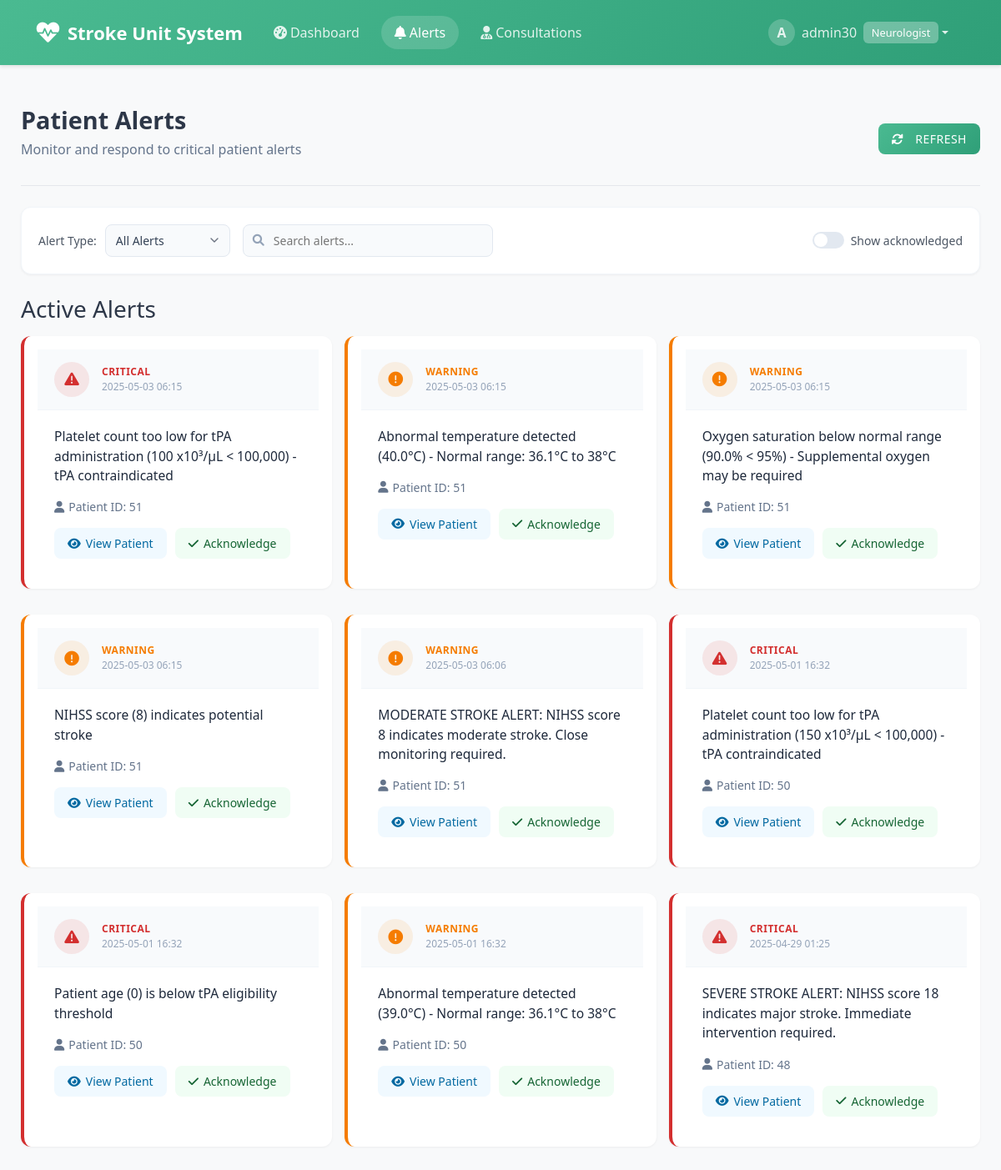
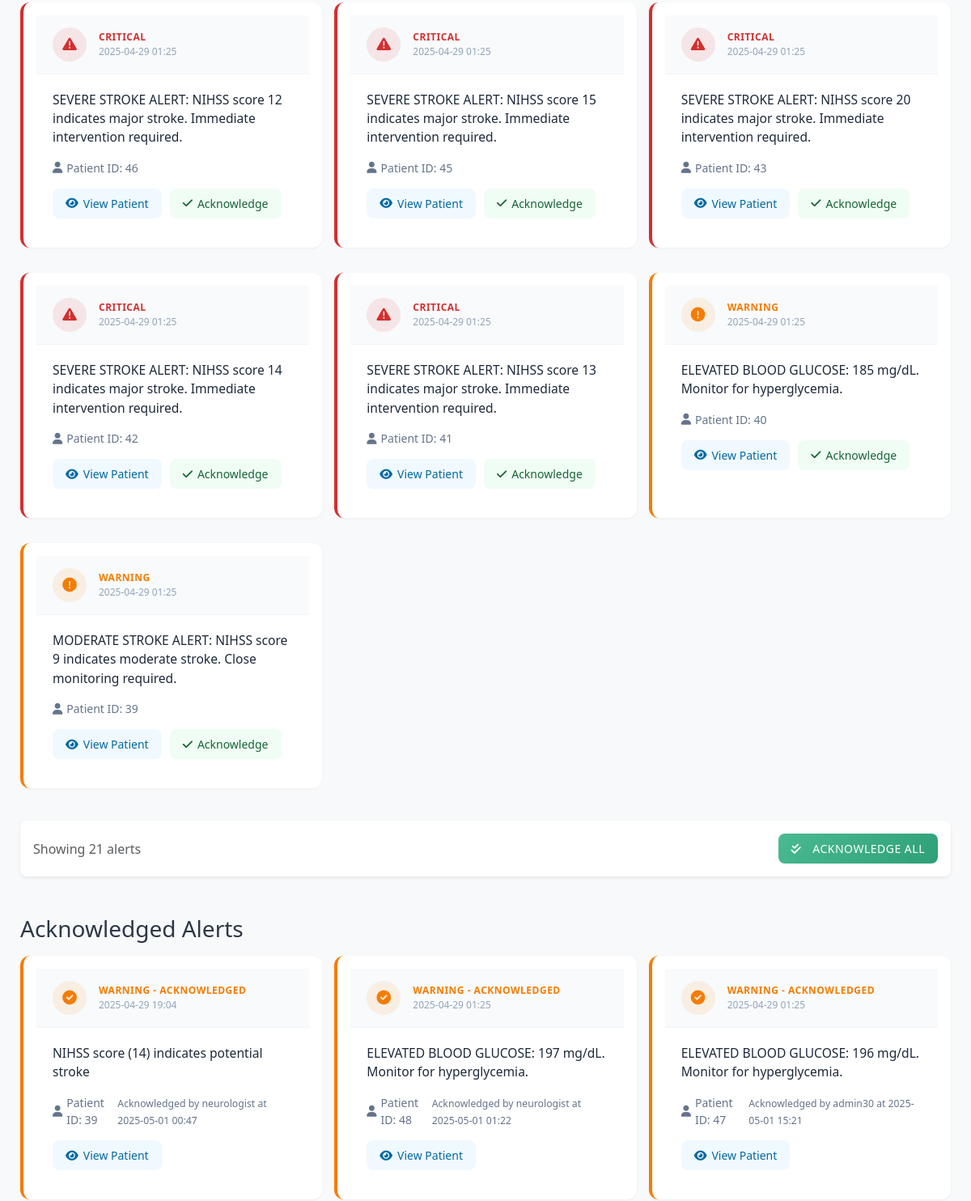
Page /alerts/ (signed in, upper part) on the earlier database version (2 pictures, top to bottom).
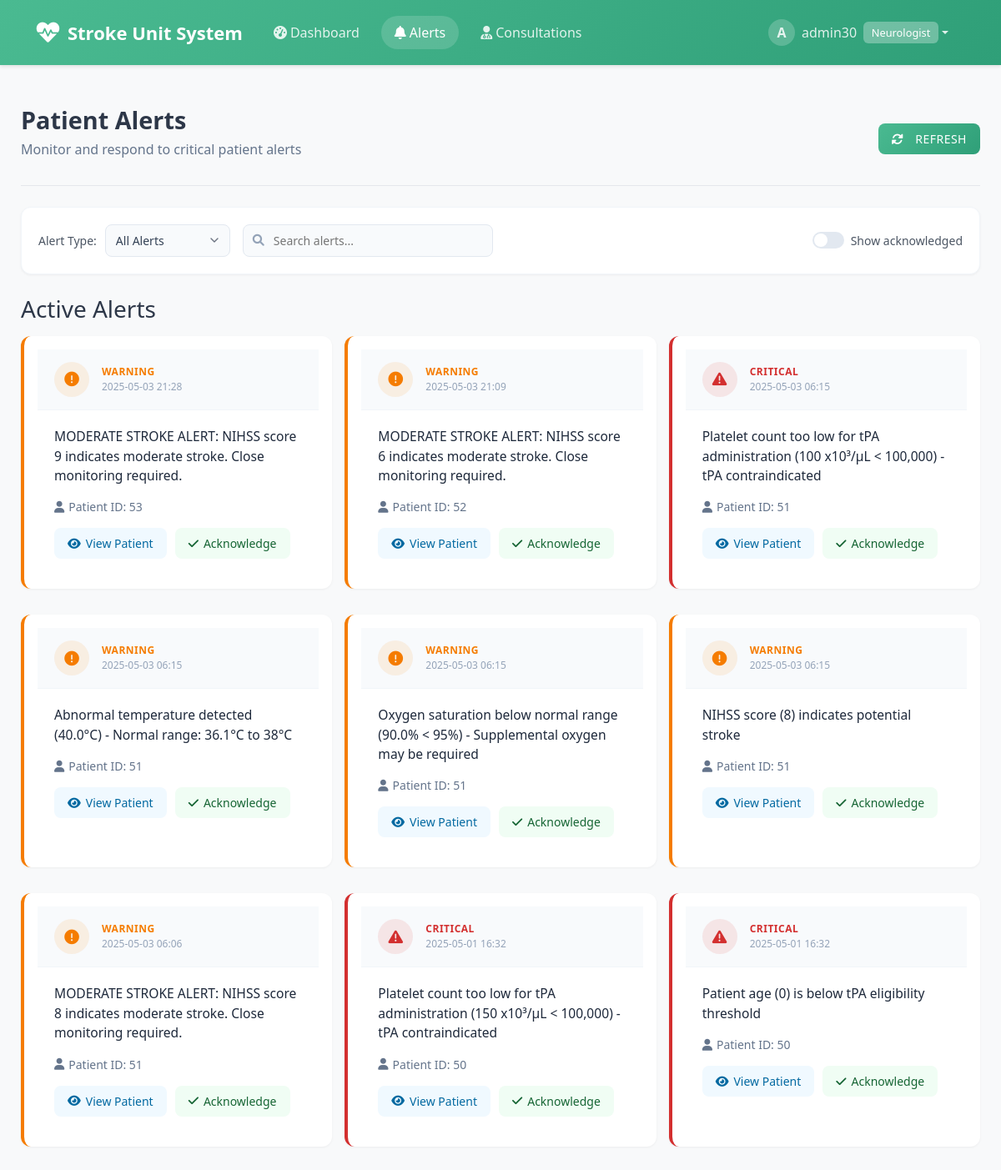
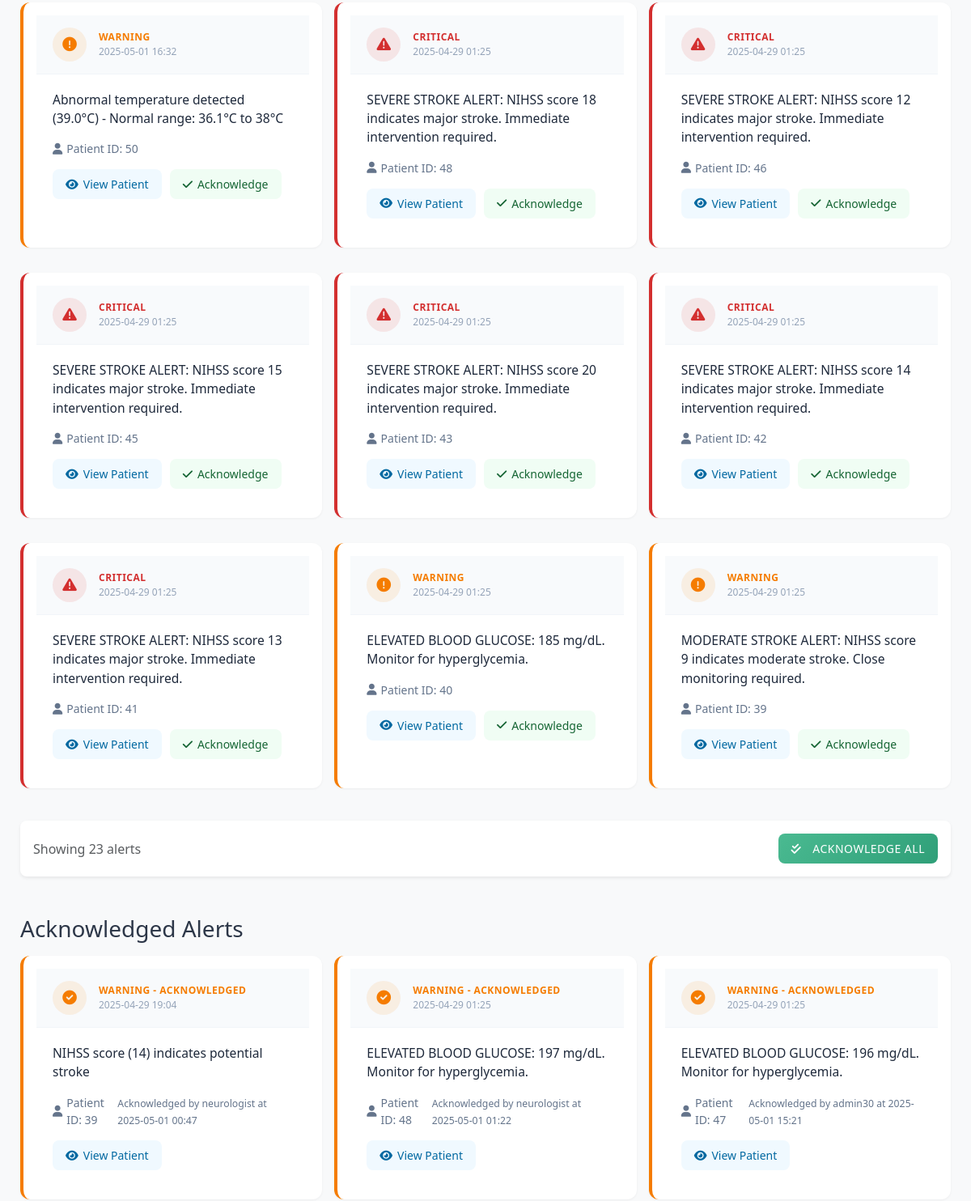
Same page on the later database version (2 pictures, top to bottom).
### patientsystem/models.py (models this page shows, shortened)
class Alert(models.Model):
    ALERT_TYPES = [
        ('critical', 'Critical'),
        ('warning', 'Warning'),
        ('info', 'Information'),
    ]
    type = models.CharField(max_length=20, choices=ALERT_TYPES)
    description = models.TextField()
    patient = models.ForeignKey(Patient, on_delete=models.CASCADE, related_name='alerts')
    timestamp = models.DateTimeField(auto_now_add=True)
    acknowledged = models.BooleanField(default=False)
    acknowledged_by = models.ForeignKey(User, on_delete=models.SET_NULL, null=True, blank=True, related_name='acknowledged_alerts')
    acknowledged_at = models.DateTimeField(null=True, blank=True)

class Patient(models.Model):
    GENDER_CHOICES = [
        ('M', 'Male'),
        ('F', 'Female'),
        ('O', 'Other'),
    ]
    hospital_id = models.CharField(max_length=10, unique=True, blank=True)
    first_name = models.CharField(max_length=100)
    last_name = models.CharField(max_length=100)
    date_of_birth = models.DateField()
    gender = models.CharField(max_length=1, choices=GENDER_CHOICES)
    chief_complaint = models.TextField(blank=True)
    address = models.TextField(blank=True)
    phone_number = models.CharField(max_length=20, blank=True)
    emergency_contact = models.CharField(max_length=100, blank=True)
    medical_history = models.TextField(blank=True)
    current_medications = models.TextField(blank=True)
    allergies = models.TextField(blank=True)
    vitals = models.OneToOneField(Vitals, on_delete=models.CASCADE)
    nihss_score = models.IntegerField(default=0)
    nihss_last_updated = models.DateTimeField(auto_now=True)
    created_at = models.DateTimeField(auto_now_add=True)
    updated_at = models.DateTimeField(auto_now=True)

### patientsystem/decorators.py (the view)
        def wrapped_view(request, *args, **kwargs):
            if not check_role(request.user):
                messages.error(request, f'Only {role}s can access this page.')
                return redirect('patientsystem:dashboard')
            return view_func(request, *args, **kwargs)

### patientsystem/views.py (called while the page is built)
@login_required
@neurologist_required
def alerts(request):
    try:
        alerts = Alert.objects.all().order_by('-timestamp')
        return render(request, 'patientsystem/alerts.html', {
            'alerts': alerts
        })
    except Exception as e:
        messages.error(request, f'Error accessing alerts: {str(e)}')
        return redirect('patientsystem:dashboard')

### templates/patientsystem/alerts.html (shortened to what the changed rows need)
{% extends 'base.html' %}
{% load static %}
{% block extra_css %}
<link rel="stylesheet" href="{% static 'css/alerts.css' %}">
{% endblock %}
{% block content %}
<div class="alerts-container">
    <div class="page-header">
        <div>
            <h2>Patient Alerts</h2>
        </div>
    </div>
    <div class="alerts-list">
        {% for alert in alerts %}
        {% if not alert.acknowledged %}
        <div class="alert-card {% if alert.type == 'critical' %}critical{% elif alert.type == 'warning' %}warning{% else %}info{% endif %}">
            <div class="alert-header">
                <div class="alert-icon">
                    <i class="fas fa-exclamation-{% if alert.type == 'critical' %}triangle{% elif alert.type == 'warning' %}circle{% else %}info{% endif %}"></i>
                </div>
                <div class="alert-title-container">
                    <div class="alert-type">{{ alert.get_type_display|upper }}</div>
                    <div class="alert-timestamp">{{ alert.timestamp|date:"Y-m-d H:i" }}</div>
                </div>
            </div>
            <div class="alert-content">
                <p class="alert-description">{{ alert.description }}</p>
                <div class="alert-meta">
                    <div class="patient-id">
                        <i class="fas fa-user"></i>
                        Patient ID: {{ alert.patient.id }}
                    </div>
                </div>
                <div class="alert-actions">
                    <div class="action-buttons">
                        <a href="{% url 'patientsystem:patient_detail' alert.patient.id %}" class="btn btn-view">
                            <i class="fas fa-eye"></i>View Patient
                        </a>
                        {% if not alert.acknowledged %}
                        <form method="post" action="{% url 'patientsystem:acknowledge_alert' alert.id %}" style="display: inline;">
                            <button type="submit" class="btn btn-acknowledge">
                                <i class="fas fa-check"></i>Acknowledge
                            </button>
                        </form>
                        {% endif %}
                    </div>
                </div>
            </div>
        </div>
        {% endif %}
        {% endfor %}
    </div>
    <div class="footer-actions mt-4 mb-5">
        <div class="d-flex justify-content-between align-items-center p-3 bg-white rounded-3 shadow-sm">
            <div>
                <span class="text-muted">Showing {{ alerts|length }} alerts</span>
            </div>
        </div>
    </div>
    <div class="alerts-list">
        {% for alert in alerts %}
        {% if alert.acknowledged %}
        <div class="alert-card {% if alert.type == 'critical' %}critical{% elif alert.type == 'warning' %}warning{% else %}info{% endif %} acknowledged">
            <div class="alert-header">
                <div class="alert-icon">
                    <i class="fas fa-check-circle"></i>
                </div>
                <div class="alert-title-container">
                    <div class="alert-type">{{ alert.get_type_display|upper }} - ACKNOWLEDGED</div>
                    <div class="alert-timestamp">{{ alert.timestamp|date:"Y-m-d H:i" }}</div>
                </div>
            </div>
            <div class="alert-content">
                <p class="alert-description">{{ alert.description }}</p>
                <div class="alert-meta">
                    <div class="patient-id">
                        <i class="fas fa-user"></i>
                        Patient ID: {{ alert.patient.id }}
                    </div>
                    <div class="ack-info">
                        <small>Acknowledged by {{ alert.acknowledged_by.username }} at {{ alert.acknowledged_at|date:"Y-m-d H:i" }}</small>
                    </div>
                </div>
                <div class="alert-actions">
                    <div class="action-buttons">
                        <a href="{% url 'patientsystem:patient_detail' alert.patient.id %}" class="btn btn-view">
                            <i class="fas fa-eye"></i>View Patient
                        </a>
                    </div>
                </div>
            </div>
        </div>
        {% endif %}
        {% endfor %}
    </div>
</div>
{% endblock %}

Differences in the rows shown:
added Alert: type "WARNING", timestamp "2025-05-03 21:28", description "MODERATE STROKE ALERT: NIHSS score 9 indicates moderate stroke. Close monitoring required.", patient.id "53", acknowledged False (drawn), shown under "Active Alerts"
added Alert: type "WARNING", timestamp "2025-05-03 21:09", description "MODERATE STROKE ALERT: NIHSS score 6 indicates moderate stroke. Close monitoring required.", patient.id "52", acknowledged False (drawn), shown under "Active Alerts"
Other differences:
{{ alerts|length }}: "21" → "23"
